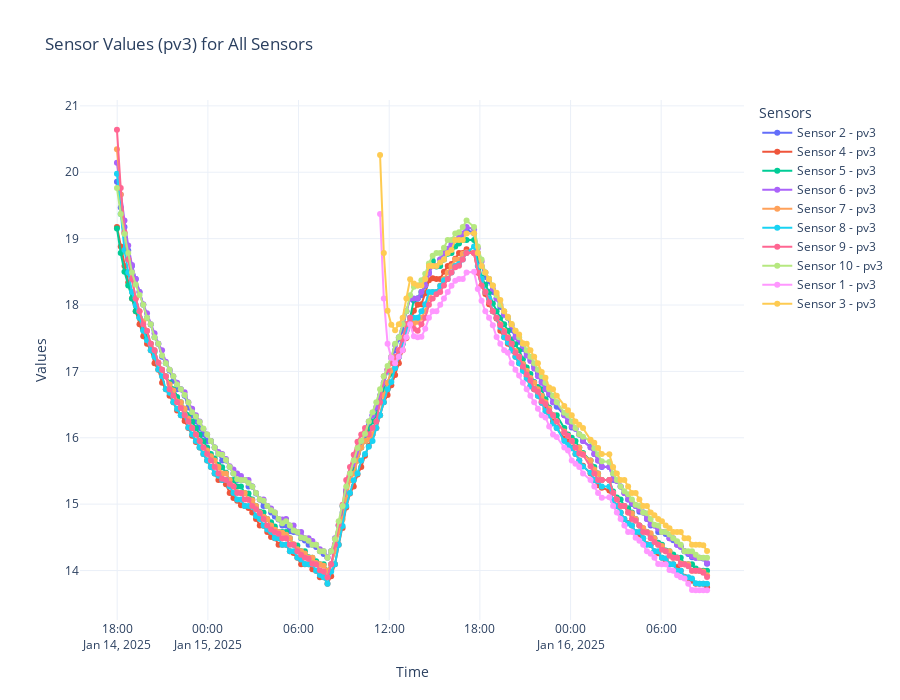

The code cell stored with this chart in its notebook:
### Code cell
# Create a Plotly figure for pv3
fig_pv3 = go.Figure()

# Iterate over each sensor
for sensor in sensors:
    # Filter data for the current sensor
    sensor_data = df[df['sensor'] == sensor]

    # Add pv3 line for the sensor
    fig_pv3.add_trace(go.Scatter(
        x=sensor_data['time'],
        y=sensor_data['pv3'],
        mode='lines+markers',
        name=f"Sensor {sensor} - pv3"
    ))

# Update layout
fig_pv3.update_layout(
    title="Sensor Values (pv3) for All Sensors",
    xaxis_title="Time",
    yaxis_title="Values",
    legend_title="Sensors",
    template="plotly_white",
    height=700
)

# Show the plot
fig_pv3.show()
